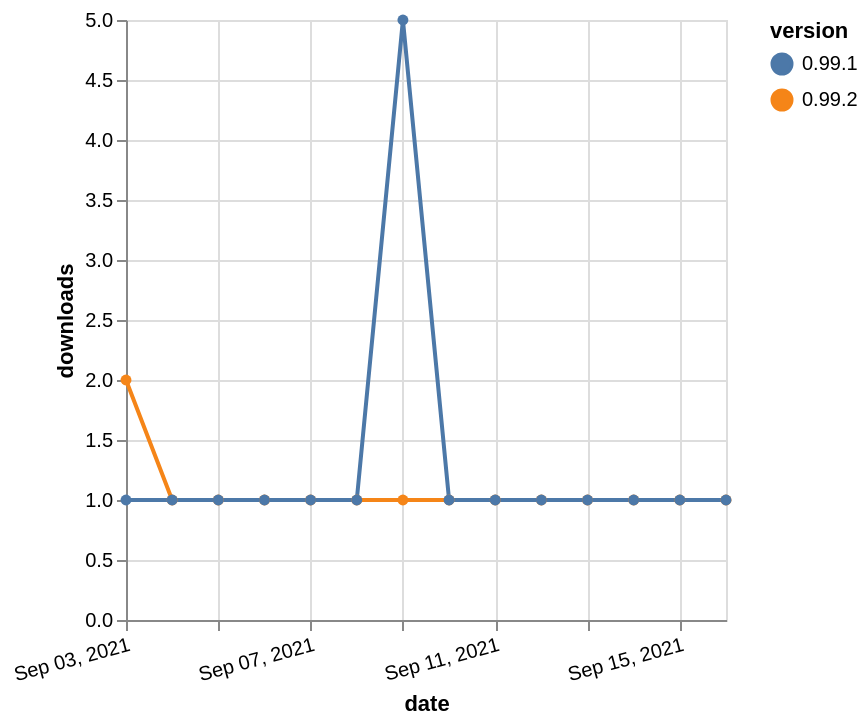

This figure's Vega-Lite source:
### Vega-Lite specification from a JSON file in a GitHub repository (floating-point values rounded to 4 significant figures)
{"$schema": "https://vega.github.io/schema/vega-lite/v5.json", "description": "A simple bar chart with embedded data.", "data": {"values": [{"date": "2021-09-03", "total": 120, "delta": 2, "version": "0.99.2"}, {"date": "2021-09-04", "total": 121, "delta": 1, "version": "0.99.2"}, {"date": "2021-09-05", "total": 122, "delta": 1, "version": "0.99.2"}, {"date": "2021-09-06", "total": 123, "delta": 1, "version": "0.99.2"}, {"date": "2021-09-07", "total": 124, "delta": 1, "version": "0.99.2"}, {"date": "2021-09-08", "total": 125, "delta": 1, "version": "0.99.2"}, {"date": "2021-09-09", "total": 126, "delta": 1, "version": "0.99.2"}, {"date": "2021-09-10", "total": 127, "delta": 1, "version": "0.99.2"}, {"date": "2021-09-11", "total": 128, "delta": 1, "version": "0.99.2"}, {"date": "2021-09-12", "total": 129, "delta": 1, "version": "0.99.2"}, {"date": "2021-09-13", "total": 130, "delta": 1, "version": "0.99.2"}, {"date": "2021-09-14", "total": 131, "delta": 1, "version": "0.99.2"}, {"date": "2021-09-15", "total": 132, "delta": 1, "version": "0.99.2"}, {"date": "2021-09-16", "total": 133, "delta": 1, "version": "0.99.2"}, {"date": "2021-09-03", "total": 430, "delta": 1, "version": "0.99.1"}, {"date": "2021-09-04", "total": 431, "delta": 1, "version": "0.99.1"}, {"date": "2021-09-05", "total": 432, "delta": 1, "version": "0.99.1"}, {"date": "2021-09-06", "total": 433, "delta": 1, "version": "0.99.1"}, {"date": "2021-09-07", "total": 434, "delta": 1, "version": "0.99.1"}, {"date": "2021-09-08", "total": 435, "delta": 1, "version": "0.99.1"}, {"date": "2021-09-09", "total": 440, "delta": 5, "version": "0.99.1"}, {"date": "2021-09-10", "total": 441, "delta": 1, "version": "0.99.1"}, {"date": "2021-09-11", "total": 442, "delta": 1, "version": "0.99.1"}, {"date": "2021-09-12", "total": 443, "delta": 1, "version": "0.99.1"}, {"date": "2021-09-13", "total": 444, "delta": 1, "version": "0.99.1"}, {"date": "2021-09-14", "total": 445, "delta": 1, "version": "0.99.1"}, {"date": "2021-09-15", "total": 446, "delta": 1, "version": "0.99.1"}, {"date": "2021-09-16", "total": 447, "delta": 1, "version": "0.99.1"}]}, "width": "container", "mark": {"type": "line", "point": {"filled": true}}, "encoding": {"x": {"field": "date", "type": "temporal", "timeUnit": "yearmonthdate", "title": "date", "axis": {"labelAngle": -15}}, "y": {"field": "delta", "type": "quantitative", "title": "downloads"}, "color": {"field": "version", "type": "nominal"}, "tooltip": {"field": "delta"}}}
